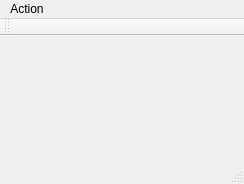
<?xml version="1.0" encoding="UTF-8"?>
<ui version="4.0">
 <class>MotionSensorViewerClass</class>
 <widget class="QMainWindow" name="MotionSensorViewerClass">
  <property name="geometry">
   <rect>
    <x>0</x>
    <y>0</y>
    <width>244</width>
    <height>184</height>
   </rect>
  </property>
  <property name="windowTitle">
   <string>MotionSensorViewer</string>
  </property>
  <widget class="QWidget" name="centralWidget">
   <layout class="QFormLayout" name="formLayout">
    <property name="fieldGrowthPolicy">
     <enum>QFormLayout::AllNonFixedFieldsGrow</enum>
    </property>
   </layout>
  </widget>
  <widget class="QMenuBar" name="menuBar">
   <property name="geometry">
    <rect>
     <x>0</x>
     <y>0</y>
     <width>244</width>
     <height>21</height>
    </rect>
   </property>
   <widget class="QMenu" name="menuAction">
    <property name="title">
     <string>Action</string>
    </property>
    <addaction name="actionExit"/>
   </widget>
   <addaction name="menuAction"/>
  </widget>
  <widget class="QToolBar" name="mainToolBar">
   <attribute name="toolBarArea">
    <enum>TopToolBarArea</enum>
   </attribute>
   <attribute name="toolBarBreak">
    <bool>false</bool>
   </attribute>
  </widget>
  <widget class="QStatusBar" name="statusBar"/>
  <action name="actionExit">
   <property name="text">
    <string>Exit</string>
   </property>
  </action>
 </widget>
 <layoutdefault spacing="6" margin="11"/>
 <resources>
  <include location="motionsensorviewer.qrc"/>
 </resources>
 <connections/>
</ui>
